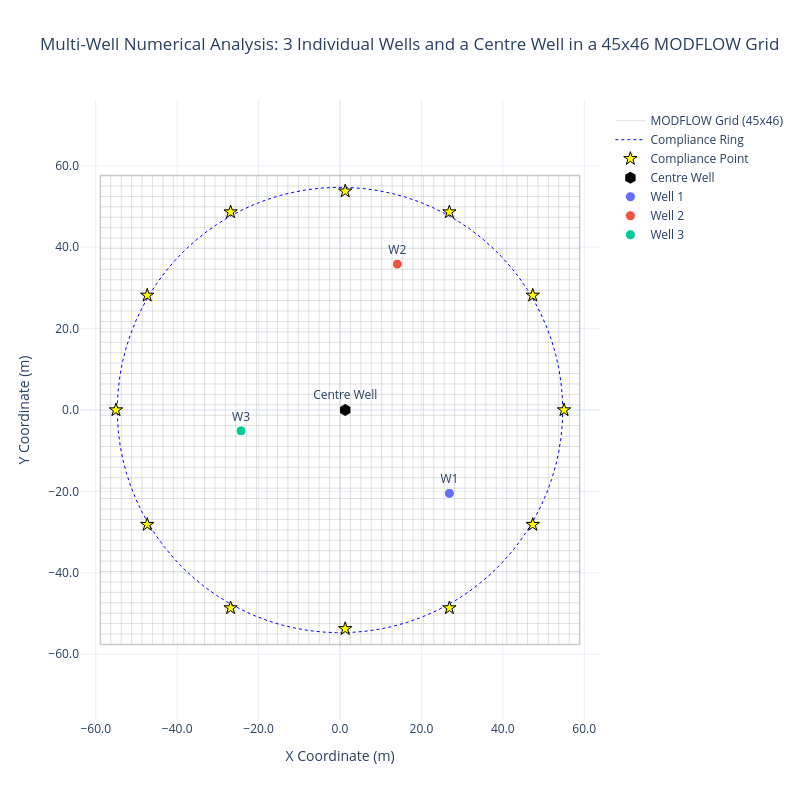

Here is the notebook cell this chart was saved with:
### Code cell
# generate grid lines for plotting
x_edges = np.linspace(-lx/2, lx/2, ncol + 1)
y_edges = np.linspace(-ly/2, ly/2, nrow + 1)

grid_x, grid_y = [], []
for x in x_edges:
    grid_x.extend([float(x), float(x), None])
    grid_y.extend([float(y_edges[0]), float(y_edges[-1]), None])
for y in y_edges:
    grid_x.extend([float(x_edges[0]), float(x_edges[-1]), None])
    grid_y.extend([float(y), float(y), None])

fig = go.Figure()

# plot domain boundary
fig.add_shape(type="rect", x0=-lx/2, y0=-ly/2, x1=lx/2, y1=ly/2, 
              line=dict(color="black"), opacity=0.1)

# plot grid lines
fig.add_trace(go.Scatter(x=grid_x, y=grid_y, mode='lines', 
                         line=dict(color='silver', width=0.5), 
                         name=f"MODFLOW Grid ({nrow}x{ncol})", hoverinfo='skip'))

# plot compliance ring
t_fine = np.linspace(0, 2 * np.pi, 100)
fig.add_trace(go.Scatter(x=compliance_radius*np.cos(t_fine), 
                         y=compliance_radius*np.sin(t_fine),
                         mode='lines', line=dict(color='blue', dash='dot', width=1), 
                         name="Compliance Ring"))

# plot compliance points
cp_x = [xc[r, c] for r, c in cp_cells]
cp_y = [yc[r, c] for r, c in cp_cells]
fig.add_trace(go.Scatter(
    x=cp_x, y=cp_y, mode='markers', 
    marker=dict(color='yellow', size=10, symbol='star', line=dict(width=1, color='black')), 
    name="Compliance Point"
))

# plot the centre well
fig.add_trace(go.Scatter(
    x=[xc[centre_r, centre_c]], y=[yc[centre_r, centre_c]], mode='markers+text', 
    text=["Centre Well"], textposition="top center",
    marker=dict(color='black', size=12, symbol='hexagon'), 
    name="Centre Well"
))

# plot the random wells
colours = ['#636EFA', '#EF553B', '#00CC96', '#AB63FA', '#FFA15A', '#19D3F3']
for i, w in enumerate(wells):
    color = colours[i % len(colours)]
    fig.add_trace(go.Scatter(
        x=[xc[w['r'], w['c']]], y=[yc[w['r'], w['c']]], mode='markers+text', 
        text=[f"W{i+1}"], textposition="top center",
        marker=dict(color=color, size=10, line=dict(width=1, color='white')), 
        name=f"Well {i+1}"
    ))

# pretty up the layout
plot_limit = max(lx, ly) / 2 + 5
fig.update_layout(
    title=f"Multi-Well Numerical Analysis: {n_wells} Individual Wells and a Centre Well in a {nrow}x{ncol} MODFLOW Grid",
    xaxis=dict(title="X Coordinate (m)", range=[-plot_limit, plot_limit], tickformat=".1f"),
    yaxis=dict(title="Y Coordinate (m)", range=[-plot_limit, plot_limit], tickformat=".1f",
               scaleanchor="x", scaleratio=1),
    template="plotly_white", width=800, height=800,
    legend=dict(yanchor="top", y=0.99, xanchor="left", x=1.02)
)

fig.show()

### Figure 1 — Plotly figure (JSON) as saved in the notebook; plotly's stock layout.template omitted (floating-point values rounded to 4 significant figures; data arrays with more than 128 entries replaced by an {"elided": "..."} marker saying what was removed)
{"data": [{"hoverinfo": "skip", "line": {"color": "silver", "width": 0.5}, "mode": "lines", "name": "MODFLOW Grid (45x46)", "type": "scatter", "x": {"elided": "279 float values"}, "y": {"elided": "279 float values"}}, {"line": {"color": "blue", "dash": "dot", "width": 1}, "mode": "lines", "name": "Compliance Ring", "type": "scatter", "x": [54.71, 54.6, 54.27, 53.72, 52.96, 51.98, 50.79, 49.4, 47.81, 46.02, 44.06, 41.91, 39.59, 37.12, 34.5, 31.73, 28.84, 25.84, 22.73, 19.52, 16.24, 12.9, 9.5, 6.064, 2.603, -0.868, -4.336, -7.786, -11.2, -14.58, -17.89, -21.14, -24.29, -27.35, -30.3, -33.13, -35.83, -38.38, -40.77, -43.0, -45.06, -46.94, -48.63, -50.12, -51.41, -52.49, -53.37, -54.02, -54.46, -54.68, -54.68, -54.46, -54.02, -53.37, -52.49, -51.41, -50.12, -48.63, -46.94, -45.06, -43.0, -40.77, -38.38, -35.83, -33.13, -30.3, -27.35, -24.29, -21.14, -17.89, -14.58, -11.2, -7.786, -4.336, -0.868, 2.603, 6.064, 9.5, 12.9, 16.24, 19.52, 22.73, 25.84, 28.84, 31.73, 34.5, 37.12, 39.59, 41.91, 44.06, 46.02, 47.81, 49.4, 50.79, 51.98, 52.96, 53.72, 54.27, 54.6, 54.71], "y": [0.0, 3.47, 6.926, 10.35, 13.74, 17.07, 20.33, 23.51, 26.6, 29.58, 32.44, 35.17, 37.75, 40.19, 42.46, 44.56, 46.49, 48.22, 49.77, 51.11, 52.24, 53.17, 53.88, 54.37, 54.65, 54.7, 54.54, 54.15, 53.55, 52.73, 51.7, 50.46, 49.02, 47.38, 45.55, 43.54, 41.35, 38.99, 36.48, 33.82, 31.02, 28.1, 25.07, 21.93, 18.71, 15.41, 12.05, 8.644, 5.2, 1.736, -1.736, -5.2, -8.644, -12.05, -15.41, -18.71, -21.93, -25.07, -28.1, -31.02, -33.82, -36.48, -38.99, -41.35, -43.54, -45.55, -47.38, -49.02, -50.46, -51.7, -52.73, -53.55, -54.15, -54.54, -54.7, -54.65, -54.37, -53.88, -53.17, -52.24, -51.11, -49.77, -48.22, -46.49, -44.56, -42.46, -40.19, -37.75, -35.17, -32.44, -29.58, -26.6, -23.51, -20.33, -17.07, -13.74, -10.35, -6.926, -3.47, -1.34e-14]}, {"marker": {"color": "yellow", "line": {"color": "black", "width": 1}, "size": 10, "symbol": "star"}, "mode": "markers", "name": "Compliance Point", "type": "scatter", "x": [55.03, 47.35, 26.87, 1.28, -26.87, -47.35, -55.03, -47.35, -26.87, 1.28, 26.87, 47.35], "y": [4.974e-14, 28.15, 48.63, 53.75, 48.63, 28.15, 4.974e-14, -28.15, -48.63, -53.75, -48.63, -28.15]}, {"marker": {"color": "black", "size": 12, "symbol": "hexagon"}, "mode": "markers+text", "name": "Centre Well", "text": ["Centre Well"], "textposition": "top center", "type": "scatter", "x": [1.28], "y": [4.974e-14]}, {"marker": {"color": "#636EFA", "line": {"color": "white", "width": 1}, "size": 10}, "mode": "markers+text", "name": "Well 1", "text": ["W1"], "textposition": "top center", "type": "scatter", "x": [26.87], "y": [-20.48]}, {"marker": {"color": "#EF553B", "line": {"color": "white", "width": 1}, "size": 10}, "mode": "markers+text", "name": "Well 2", "text": ["W2"], "textposition": "top center", "type": "scatter", "x": [14.08], "y": [35.83]}, {"marker": {"color": "#00CC96", "line": {"color": "white", "width": 1}, "size": 10}, "mode": "markers+text", "name": "Well 3", "text": ["W3"], "textposition": "top center", "type": "scatter", "x": [-24.32], "y": [-5.119]}], "layout": {"height": 800, "legend": {"x": 1.02, "xanchor": "left", "y": 0.99, "yanchor": "top"}, "shapes": [{"line": {"color": "black"}, "opacity": 0.1, "type": "rect", "x0": -58.87, "x1": 58.87, "y0": -57.59, "y1": 57.59}], "title": {"text": "Multi-Well Numerical Analysis: 3 Individual Wells and a Centre Well in a 45x46 MODFLOW Grid"}, "width": 800, "xaxis": {"range": [-63.87, 63.87], "tickformat": ".1f", "title": {"text": "X Coordinate (m)"}}, "yaxis": {"range": [-63.87, 63.87], "scaleanchor": "x", "scaleratio": 1, "tickformat": ".1f", "title": {"text": "Y Coordinate (m)"}}}}
